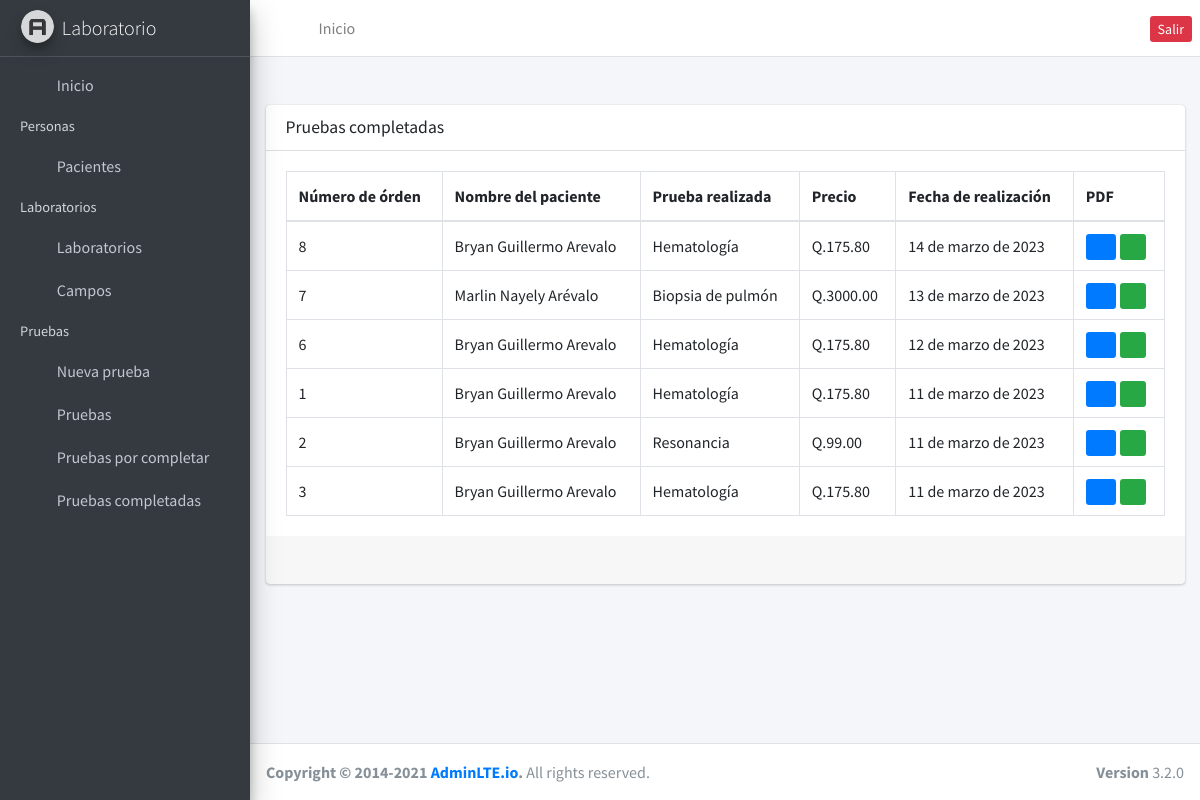
The app's page /tests/completed/ (signed in) with its own data.
### testsApp/models.py (models this page shows, shortened)
class Test(models.Model):
    patient = models.ForeignKey(Clients, on_delete=models.PROTECT)
    lab = models.ForeignKey(Laboratory, on_delete=models.PROTECT)
    completed = models.BooleanField(default=False)
    comment = models.CharField(default='No hay comentarios', max_length=255)
    created_at = models.DateField(default=datetime.date.today)

### clientes/models.py (models this page shows, shortened)
class Clients(models.Model):
    name = models.CharField(max_length=255, default='N/A', null=False)
    birth = models.DateField(default=datetime.date.today, auto_now=False)
    phone = models.CharField(max_length=15, null=True)
    dpi = models.CharField(max_length=20, null=False, default='N/A')
    email = models.EmailField(default='n/a', null=False)
    sex = models.IntegerField(default=1)
    nit = models.CharField(max_length=20, default='N/A')
    created_at = models.DateField(auto_now=True)

### laboratories/models.py (models this page shows, shortened)
class Laboratory(models.Model):
    name = models.CharField(max_length=255, null=False)
    price = models.FloatField(default=0.00, null=False)

### testsApp/views.py (the view)
# urls.py: path('completed/', completed_tests, name="completed_tests"),
@login_required
def completed_tests(request):
    tests = Test.objects.filter(completed=True).order_by('-created_at').select_related('patient', 'lab')
    page = request.GET.get('page', 1)
    try:
        paginator = Paginator(tests, 10)
        clients = paginator.page(page)
    except:
        return redirect('/tests')
    context = { 'entity': tests, 'paginator': paginator }
    return render(request, 'completed_tests.html', context)

### testsApp/templates/completed_tests.html (shortened to what this page needs)
{% extends "base.html" %} {% block content %}
<div class="card mt-4">
  <div class="card-header">
    <h3 class="card-title">Pruebas completadas</h3>
  </div>
  <div class="card-body">
    <table class="table table-bordered">
      <thead>
        <tr>
          <th>Número de órden</th>
          <th>Nombre del paciente</th>
          <th>Prueba realizada</th>
          <th>Precio</th>
          <th>Fecha de realización</th>
          <th>PDF</th>
        </tr>
      </thead>
      <tbody>
        {% for test in entity %}
        <tr>
          <td>{{ test.id }}</td>
          <td>{{ test.patient.name }}</td>
          <td>{{ test.lab.name }}</td>
          <td>Q.{{ test.lab.price|stringformat:'.2f' }}</td>
          <td>{{ test.created_at }}</td>
          <td>
            <a href="{% url 'send_pdf' test.id %}" target="_blank" class="btn-sm btn-primary">
              <i class="fas fa-file-pdf"></i>
            </a>
            <a
              class="ml-1 btn-sm btn-success whatsappButton"
              url="{% url 'send_pdf' test.id %}"
              phone="{{ test.patient.phone }}"
              testName="{{ test.lab.name }}"
            >
              <i class="fab fa-whatsapp"></i>
            </a>
          </td>
        </tr>
        {% endfor %}
      </tbody>
    </table>
  </div>
  <div class="card-footer clearfix">{% include 'paginator.html' %}</div>
  <div class="card-footer clearfix"></div>
</div>
{% endblock %}

### records on screen
Test: id "8", patient.name "Bryan Guillermo Arevalo", lab.name "Hematología", lab.price "175.80", created_at "14 de marzo de 2023"
Test: id "7", patient.name "Marlin Nayely Arévalo", lab.name "Biopsia de pulmón", lab.price "3000.00", created_at "13 de marzo de 2023"
Test: id "6", patient.name "Bryan Guillermo Arevalo", lab.name "Hematología", lab.price "175.80", created_at "12 de marzo de 2023"
Test: id "1", patient.name "Bryan Guillermo Arevalo", lab.name "Hematología", lab.price "175.80", created_at "11 de marzo de 2023"
Test: id "2", patient.name "Bryan Guillermo Arevalo", lab.name "Resonancia", lab.price "99.00", created_at "11 de marzo de 2023"
Test: id "3", patient.name "Bryan Guillermo Arevalo", lab.name "Hematología", lab.price "175.80", created_at "11 de marzo de 2023"
